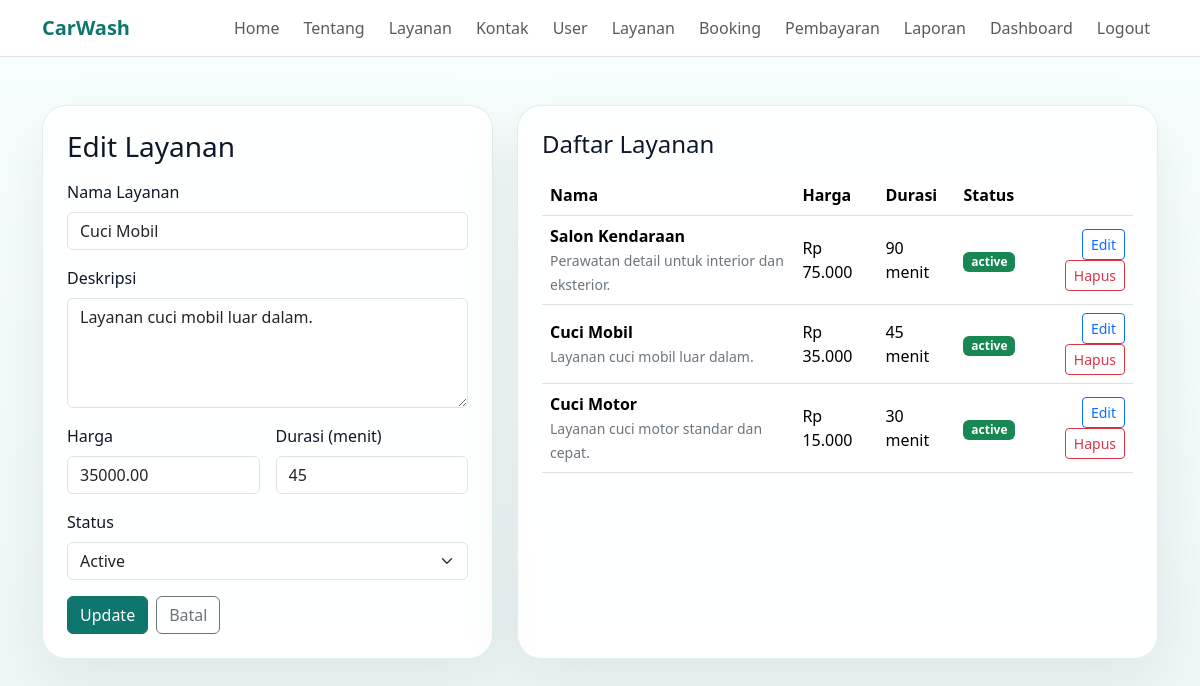
The page /admin/services.php?edit_service=2 (signed in) on the database its author committed.
### tables this page shows
CREATE TABLE services (
  id INT AUTO_INCREMENT PRIMARY KEY,
  service_name VARCHAR(100) NOT NULL,
  description TEXT,
  price DECIMAL(12,2) NOT NULL,
  duration INT NOT NULL,
  status ENUM('active', 'inactive') NOT NULL DEFAULT 'active'
);

### config/app.php (called while the page is built, shortened)
<?php
function app_url(string $path = ''): string
{
    $normalizedPath = '/' . ltrim($path, '/');
    return rtrim(BASE_URL, '/') . $normalizedPath;
}

### admin/services.php (the view, shortened to what this page needs)
<?php
require __DIR__ . '/../config/database.php';
$editingService = null;
if (isset($_GET['edit_service'])) {
		$editId = (int) $_GET['edit_service'];
		$editStatement = $pdo->prepare('SELECT id, service_name, description, price, duration, status FROM services WHERE id = :id LIMIT 1');
		$editStatement->execute(['id' => $editId]);
		$editingService = $editStatement->fetch() ?: null;
}
$serviceStatement = $pdo->query('SELECT id, service_name, description, price, duration, status FROM services ORDER BY id DESC');
$services = $serviceStatement->fetchAll();
require __DIR__ . '/../includes/header.php';
require __DIR__ . '/../includes/navbar.php';
?>
<main class="container py-5">
	<div class="row g-4">
		<div class="col-lg-5">
			<div class="content-card p-4 h-100">
				<h1 class="h3 mb-3"><?php echo $editingService ? 'Edit Layanan' : 'Tambah Layanan'; ?></h1>
				<form method="post" class="row g-3">
					<div class="col-12">
						<label class="form-label" for="service_name">Nama Layanan</label>
						<input class="form-control" type="text" id="service_name" name="service_name" value="<?php echo htmlspecialchars($editingService['service_name'] ?? ''); ?>" required>
					</div>
					<div class="col-12">
						<label class="form-label" for="description">Deskripsi</label>
						<textarea class="form-control" id="description" name="description" rows="4"><?php echo htmlspecialchars($editingService['description'] ?? ''); ?></textarea>
					</div>
					<div class="col-md-6">
						<label class="form-label" for="price">Harga</label>
						<input class="form-control" type="number" id="price" name="price" min="0" step="1" value="<?php echo htmlspecialchars((string) ($editingService['price'] ?? '')); ?>" required>
					</div>
					<div class="col-md-6">
						<label class="form-label" for="duration">Durasi (menit)</label>
						<input class="form-control" type="number" id="duration" name="duration" min="1" step="1" value="<?php echo htmlspecialchars((string) ($editingService['duration'] ?? '')); ?>" required>
					</div>
					<div class="col-12">
						<label class="form-label" for="status">Status</label>
						<select class="form-select" id="status" name="status">
							<option value="active" <?php echo (($editingService['status'] ?? 'active') === 'active') ? 'selected' : ''; ?>>Active</option>
						</select>
					</div>
					<div class="col-12 d-grid d-md-flex gap-2">
						<button class="btn btn-primary" type="submit"><?php echo $editingService ? 'Update' : 'Simpan'; ?></button>
						<?php if ($editingService): ?>
							<a class="btn btn-outline-secondary" href="<?php echo htmlspecialchars(app_url('admin/services.php')); ?>">Batal</a>
						<?php endif; ?>
					</div>
				</form>
			</div>
		</div>
		<div class="col-lg-7">
			<div class="content-card p-4 h-100">
				<h2 class="h4 mb-3">Daftar Layanan</h2>
				<?php if (empty($services)): ?>
					<div class="alert alert-info mb-0">Belum ada data layanan.</div>
				<?php else: ?>
					<div class="table-responsive">
						<table class="table align-middle">
							<thead>
								<tr>
									<th>Nama</th>
									<th>Harga</th>
									<th>Durasi</th>
									<th>Status</th>
									<th></th>
								</tr>
							</thead>
							<tbody>
								<?php foreach ($services as $service): ?>
									<tr>
										<td>
											<strong><?php echo htmlspecialchars($service['service_name']); ?></strong><br>
											<small class="text-secondary"><?php echo htmlspecialchars($service['description'] ?? ''); ?></small>
										</td>
										<td>Rp <?php echo number_format((float) $service['price'], 0, ',', '.'); ?></td>
										<td><?php echo (int) $service['duration']; ?> menit</td>
										<td><span class="badge <?php echo $service['status'] === 'active' ? 'text-bg-success' : 'text-bg-secondary'; ?>"><?php echo htmlspecialchars($service['status']); ?></span></td>
										<td class="text-end">
											<a class="btn btn-sm btn-outline-primary" href="<?php echo htmlspecialchars(app_url('admin/services.php?edit_service=' . (int) $service['id'])); ?>">Edit</a>
											<a class="btn btn-sm btn-outline-danger" href="<?php echo htmlspecialchars(app_url('admin/services.php?delete_service=' . (int) $service['id'])); ?>" onclick="return confirm('Hapus layanan ini?')">Hapus</a>
										</td>
									</tr>
								<?php endforeach; ?>
							</tbody>
						</table>
					</div>
				<?php endif; ?>
			</div>
		</div>
	</div>
</main>
<?php require __DIR__ . '/../includes/footer.php'; ?>

### assets/css/style.css (style rules this page uses)
:root { --brand: #0f766e; --brand-dark: #0b4f4a; --bg-soft: #f4fbfa; --text: #0f172a; }
body { color: var(--text); background: linear-gradient(180deg, #f8fffe 0%, #eef7f6 100%); }
.hero-card, .content-card, .auth-card { background: rgba(255, 255, 255, 0.9); border: 1px solid rgba(15, 118, 110, 0.12); border-radius: 24px; box-shadow: 0 20px 60px rgba(15, 23, 42, 0.08); }
.btn-primary { background: var(--brand); border-color: var(--brand); }

### rows shown on the page
services: service_name "Cuci Mobil", description "Layanan cuci mobil luar dalam.", price "35000.00", duration "45", status "Active", price "35.000", status "active"
services: service_name "Salon Kendaraan", description "Perawatan detail untuk interior dan eksterior.", price "75.000", duration "90", status "active"
services: service_name "Cuci Motor", description "Layanan cuci motor standar dan cepat.", price "15.000", duration "30", status "active"
